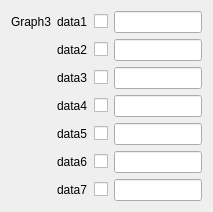
     <widget class="QWidget" name="layoutWidget_34">
      <property name="geometry">
       <rect>
        <x>580</x>
        <y>470</y>
        <width>213</width>
        <height>199</height>
       </rect>
      </property>
      <layout class="QGridLayout" name="gridLayout_31">
       <item row="0" column="0">
        <widget class="QLabel" name="label_279">
         <property name="text">
          <string>Graph3</string>
         </property>
        </widget>
       </item>
       <item row="0" column="1">
        <widget class="QLabel" name="label_280">
         <property name="text">
          <string>data1</string>
         </property>
        </widget>
       </item>
       <item row="0" column="2">
        <widget class="QCheckBox" name="checkBox_Graph3_data1">
         <property name="text">
          <string/>
         </property>
        </widget>
       </item>
       <item row="0" column="3">
        <widget class="QLineEdit" name="lineEdit_Graph3_data1"/>
       </item>
       <item row="1" column="1">
        <widget class="QLabel" name="label_281">
         <property name="text">
          <string>data2</string>
         </property>
        </widget>
       </item>
       <item row="1" column="2">
        <widget class="QCheckBox" name="checkBox_Graph3_data2">
         <property name="text">
          <string/>
         </property>
        </widget>
       </item>
       <item row="1" column="3">
        <widget class="QLineEdit" name="lineEdit_Graph3_data2"/>
       </item>
       <item row="2" column="1">
        <widget class="QLabel" name="label_282">
         <property name="text">
          <string>data3</string>
         </property>
        </widget>
       </item>
       <item row="2" column="2">
        <widget class="QCheckBox" name="checkBox_Graph3_data3">
         <property name="text">
          <string/>
         </property>
        </widget>
       </item>
       <item row="2" column="3">
        <widget class="QLineEdit" name="lineEdit_Graph3_data3"/>
       </item>
       <item row="3" column="1">
        <widget class="QLabel" name="label_283">
         <property name="text">
          <string>data4</string>
         </property>
        </widget>
       </item>
       <item row="3" column="2">
        <widget class="QCheckBox" name="checkBox_Graph3_data4">
         <property name="text">
          <string/>
         </property>
        </widget>
       </item>
       <item row="3" column="3">
        <widget class="QLineEdit" name="lineEdit_Graph3_data4"/>
       </item>
       <item row="4" column="1">
        <widget class="QLabel" name="label_284">
         <property name="text">
          <string>data5</string>
         </property>
        </widget>
       </item>
       <item row="4" column="2">
        <widget class="QCheckBox" name="checkBox_Graph3_data5">
         <property name="text">
          <string/>
         </property>
        </widget>
       </item>
       <item row="4" column="3">
        <widget class="QLineEdit" name="lineEdit_Graph3_data5"/>
       </item>
       <item row="5" column="1">
        <widget class="QLabel" name="label_285">
         <property name="text">
          <string>data6</string>
         </property>
        </widget>
       </item>
       <item row="5" column="2">
        <widget class="QCheckBox" name="checkBox_Graph3_data6">
         <property name="text">
          <string/>
         </property>
        </widget>
       </item>
       <item row="5" column="3">
        <widget class="QLineEdit" name="lineEdit_Graph3_data6"/>
       </item>
       <item row="6" column="1">
        <widget class="QLabel" name="label_286">
         <property name="text">
          <string>data7</string>
         </property>
        </widget>
       </item>
       <item row="6" column="2">
        <widget class="QCheckBox" name="checkBox_Graph3_data7">
         <property name="text">
          <string/>
         </property>
        </widget>
       </item>
       <item row="6" column="3">
        <widget class="QLineEdit" name="lineEdit_Graph3_data7"/>
       </item>
      </layout>
     </widget>
